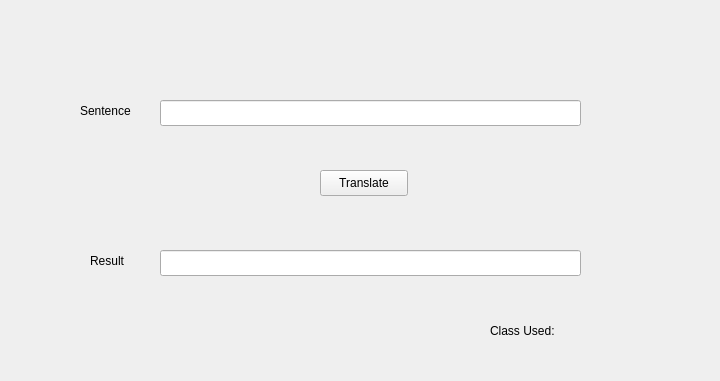
<?xml version="1.0" encoding="UTF-8"?>
<ui version="4.0">
 <class>MainWindow</class>
 <widget class="QMainWindow" name="MainWindow">
  <property name="geometry">
   <rect>
    <x>0</x>
    <y>0</y>
    <width>720</width>
    <height>381</height>
   </rect>
  </property>
  <property name="windowTitle">
   <string>MainWindow</string>
  </property>
  <widget class="QWidget" name="centralwidget">
   <widget class="QLabel" name="label">
    <property name="geometry">
     <rect>
      <x>80</x>
      <y>90</y>
      <width>71</width>
      <height>41</height>
     </rect>
    </property>
    <property name="text">
     <string>Sentence</string>
    </property>
   </widget>
   <widget class="QLineEdit" name="txtInput">
    <property name="geometry">
     <rect>
      <x>160</x>
      <y>100</y>
      <width>421</width>
      <height>26</height>
     </rect>
    </property>
   </widget>
   <widget class="QPushButton" name="btnTranslate">
    <property name="geometry">
     <rect>
      <x>320</x>
      <y>170</y>
      <width>88</width>
      <height>26</height>
     </rect>
    </property>
    <property name="text">
     <string>Translate</string>
    </property>
   </widget>
   <widget class="QLineEdit" name="txtResult">
    <property name="geometry">
     <rect>
      <x>160</x>
      <y>250</y>
      <width>421</width>
      <height>26</height>
     </rect>
    </property>
    <property name="readOnly">
     <bool>true</bool>
    </property>
   </widget>
   <widget class="QLabel" name="label_3">
    <property name="geometry">
     <rect>
      <x>90</x>
      <y>240</y>
      <width>51</width>
      <height>41</height>
     </rect>
    </property>
    <property name="text">
     <string>Result</string>
    </property>
   </widget>
   <widget class="QLabel" name="lblTranslatorUsed">
    <property name="geometry">
     <rect>
      <x>490</x>
      <y>310</y>
      <width>181</width>
      <height>41</height>
     </rect>
    </property>
    <property name="text">
     <string>Class Used:</string>
    </property>
   </widget>
  </widget>
 </widget>
 <resources/>
 <connections/>
</ui>
